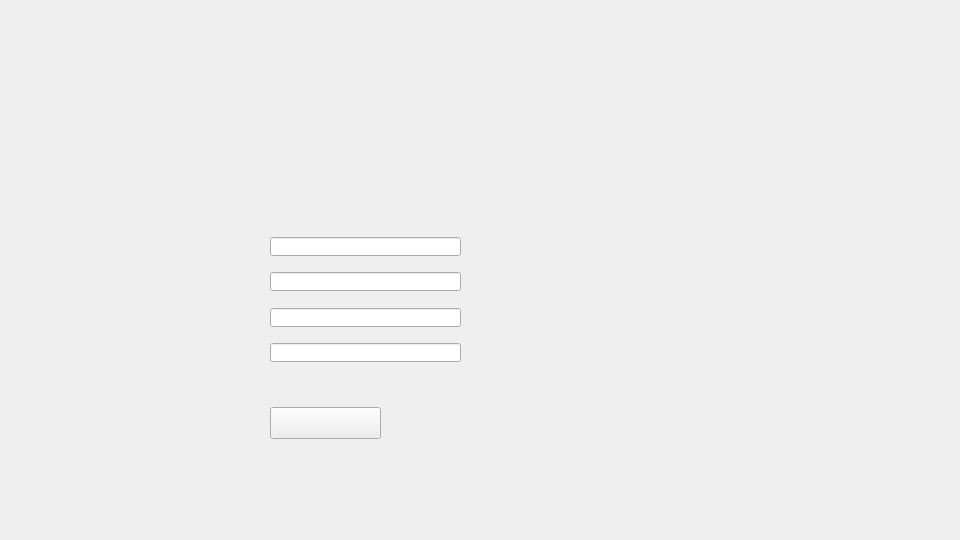
<?xml version="1.0" encoding="UTF-8"?>
<ui version="4.0">
 <class>MainWindow</class>
 <widget class="QMainWindow" name="MainWindow">
  <property name="geometry">
   <rect>
    <x>0</x>
    <y>0</y>
    <width>960</width>
    <height>540</height>
   </rect>
  </property>
  <property name="windowTitle">
   <string>MainWindow</string>
  </property>
  <widget class="QWidget" name="centralwidget">
   <widget class="QLabel" name="MainImage">
    <property name="geometry">
     <rect>
      <x>0</x>
      <y>0</y>
      <width>960</width>
      <height>540</height>
     </rect>
    </property>
    <property name="text">
     <string/>
    </property>
    <property name="pixmap">
     <pixmap>../../PycharmProjects/PyTorial_v.1.0/PyTutorial_Reg1.png</pixmap>
    </property>
   </widget>
   <widget class="QPushButton" name="regist">
    <property name="geometry">
     <rect>
      <x>270</x>
      <y>407</y>
      <width>111</width>
      <height>32</height>
     </rect>
    </property>
    <property name="cursor">
     <cursorShape>PointingHandCursor</cursorShape>
    </property>
    <property name="text">
     <string/>
    </property>
   </widget>
   <widget class="QLineEdit" name="Edit_nickname">
    <property name="geometry">
     <rect>
      <x>270</x>
      <y>237</y>
      <width>191</width>
      <height>19</height>
     </rect>
    </property>
    <property name="font">
     <font>
      <family>Arial</family>
      <pointsize>6</pointsize>
      <weight>75</weight>
      <bold>true</bold>
     </font>
    </property>
   </widget>
   <widget class="QLineEdit" name="Edit_email">
    <property name="geometry">
     <rect>
      <x>270</x>
      <y>272</y>
      <width>191</width>
      <height>19</height>
     </rect>
    </property>
    <property name="font">
     <font>
      <family>Arial</family>
      <pointsize>6</pointsize>
      <weight>75</weight>
      <bold>true</bold>
     </font>
    </property>
   </widget>
   <widget class="QLineEdit" name="Edit_password">
    <property name="geometry">
     <rect>
      <x>270</x>
      <y>308</y>
      <width>191</width>
      <height>19</height>
     </rect>
    </property>
    <property name="font">
     <font>
      <family>Arial</family>
      <pointsize>6</pointsize>
      <weight>75</weight>
      <bold>true</bold>
     </font>
    </property>
   </widget>
   <widget class="QLineEdit" name="Edit_password_2">
    <property name="geometry">
     <rect>
      <x>270</x>
      <y>343</y>
      <width>191</width>
      <height>19</height>
     </rect>
    </property>
    <property name="font">
     <font>
      <family>Arial</family>
      <pointsize>6</pointsize>
      <weight>75</weight>
      <bold>true</bold>
     </font>
    </property>
   </widget>
  </widget>
 </widget>
 <resources/>
 <connections/>
</ui>
